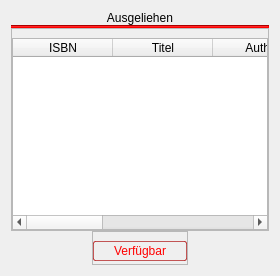
            <widget class="QWidget" name="avaibleView">
             <layout class="QVBoxLayout" name="verticalLayout_9">
              <property name="spacing">
               <number>0</number>
              </property>
              <item alignment="Qt::AlignTop">
               <widget class="QWidget" name="availbleHeadFrame" native="true">
                <layout class="QVBoxLayout" name="verticalLayout_16">
                 <property name="spacing">
                  <number>0</number>
                 </property>
                 <property name="leftMargin">
                  <number>0</number>
                 </property>
                 <property name="topMargin">
                  <number>0</number>
                 </property>
                 <property name="rightMargin">
                  <number>0</number>
                 </property>
                 <property name="bottomMargin">
                  <number>0</number>
                 </property>
                 <item>
                  <widget class="QLabel" name="label">
                   <property name="styleSheet">
                    <string notr="true">QLabel{
	
	font: 26pt &quot;Ethnocentric&quot;;
}</string>
                   </property>
                   <property name="text">
                    <string>Ausgeliehen</string>
                   </property>
                   <property name="alignment">
                    <set>Qt::AlignCenter</set>
                   </property>
                  </widget>
                 </item>
                </layout>
               </widget>
              </item>
              <item>
               <widget class="Line" name="line_4">
                <property name="styleSheet">
                 <string notr="true">background-color: rgb(255, 0, 0);</string>
                </property>
                <property name="orientation">
                 <enum>Qt::Horizontal</enum>
                </property>
               </widget>
              </item>
              <item>
               <widget class="QFrame" name="frame_15">
                <property name="sizePolicy">
                 <sizepolicy hsizetype="Preferred" vsizetype="Expanding">
                  <horstretch>0</horstretch>
                  <verstretch>0</verstretch>
                 </sizepolicy>
                </property>
                <property name="frameShape">
                 <enum>QFrame::StyledPanel</enum>
                </property>
                <property name="frameShadow">
                 <enum>QFrame::Raised</enum>
                </property>
                <layout class="QVBoxLayout" name="verticalLayout_33">
                 <property name="spacing">
                  <number>0</number>
                 </property>
                 <property name="leftMargin">
                  <number>0</number>
                 </property>
                 <property name="topMargin">
                  <number>9</number>
                 </property>
                 <property name="rightMargin">
                  <number>0</number>
                 </property>
                 <property name="bottomMargin">
                  <number>0</number>
                 </property>
                 <item>
                  <widget class="QTableWidget" name="tableAvaible">
                   <property name="inputMethodHints">
                    <set>Qt::ImhNoEditMenu</set>
                   </property>
                   <property name="editTriggers">
                    <set>QAbstractItemView::AnyKeyPressed|QAbstractItemView::EditKeyPressed</set>
                   </property>
                   <property name="dragDropOverwriteMode">
                    <bool>false</bool>
                   </property>
                   <property name="alternatingRowColors">
                    <bool>true</bool>
                   </property>
                   <property name="selectionMode">
                    <enum>QAbstractItemView::SingleSelection</enum>
                   </property>
                   <property name="selectionBehavior">
                    <enum>QAbstractItemView::SelectRows</enum>
                   </property>
                   <property name="textElideMode">
                    <enum>Qt::ElideLeft</enum>
                   </property>
                   <property name="sortingEnabled">
                    <bool>true</bool>
                   </property>
                   <property name="columnCount">
                    <number>6</number>
                   </property>
                   <column>
                    <property name="text">
                     <string>ISBN</string>
                    </property>
                    <property name="foreground">
                     <brush brushstyle="NoBrush">
                      <color alpha="255">
                       <red>255</red>
                       <green>0</green>
                       <blue>0</blue>
                      </color>
                     </brush>
                    </property>
                   </column>
                   <column>
                    <property name="text">
                     <string>Titel</string>
                    </property>
                    <property name="foreground">
                     <brush brushstyle="NoBrush">
                      <color alpha="255">
                       <red>255</red>
                       <green>0</green>
                       <blue>0</blue>
                      </color>
                     </brush>
                    </property>
                   </column>
                   <column>
                    <property name="text">
                     <string>Author</string>
                    </property>
                    <property name="foreground">
                     <brush brushstyle="NoBrush">
                      <color alpha="255">
                       <red>255</red>
                       <green>0</green>
                       <blue>0</blue>
                      </color>
                     </brush>
                    </property>
                   </column>
                   <column>
                    <property name="text">
                     <string>Genre</string>
                    </property>
                    <property name="foreground">
                     <brush brushstyle="NoBrush">
                      <color alpha="255">
                       <red>255</red>
                       <green>0</green>
                       <blue>0</blue>
                      </color>
                     </brush>
                    </property>
                   </column>
                   <column>
                    <property name="text">
                     <string>Rückgabe</string>
                    </property>
                    <property name="foreground">
                     <brush brushstyle="NoBrush">
                      <color alpha="255">
                       <red>255</red>
                       <green>0</green>
                       <blue>0</blue>
                      </color>
                     </brush>
                    </property>
                   </column>
                   <column>
                    <property name="text">
                     <string>Verfügbar</string>
                    </property>
                    <property name="foreground">
                     <brush brushstyle="NoBrush">
                      <color alpha="255">
                       <red>255</red>
                       <green>0</green>
                       <blue>0</blue>
                      </color>
                     </brush>
                    </property>
                   </column>
                  </widget>
                 </item>
                </layout>
               </widget>
              </item>
              <item alignment="Qt::AlignHCenter|Qt::AlignVCenter">
               <widget class="QFrame" name="frame_6">
                <property name="styleSheet">
                 <string notr="true">QPushButton{
	border: 1px solid rgba(170, 0, 0,165);
	padding: 2px 20px;
	border-radius: 2%;
	color: rgb(255, 0, 0)
}

QPushButton::Hover{
	border: 1.4px solid rgb(255, 0, 0);
	background-color: qlineargradient(spread:pad, x1:0, y1:0, x2:1, y2:1, stop:0 rgba(255, 0, 0, 70), stop:1 rgba(65, 0, 0, 70));
	
}

QPushButton::Pressed{
	border: 1.4px solid;
	background-color: qlineargradient(spread:pad, x1:0, y1:0, x2:1, y2:1, stop:0  rgba(65, 0, 0, 255), stop:1 rgba(255, 0, 0, 255));
	border-color: rgb(255, 0, 0);
	color: #FFF;
}</string>
                </property>
                <property name="frameShape">
                 <enum>QFrame::StyledPanel</enum>
                </property>
                <property name="frameShadow">
                 <enum>QFrame::Raised</enum>
                </property>
                <layout class="QHBoxLayout" name="horizontalLayout_10">
                 <property name="spacing">
                  <number>0</number>
                 </property>
                 <property name="leftMargin">
                  <number>0</number>
                 </property>
                 <property name="topMargin">
                  <number>9</number>
                 </property>
                 <property name="rightMargin">
                  <number>0</number>
                 </property>
                 <property name="bottomMargin">
                  <number>3</number>
                 </property>
                 <item>
                  <widget class="QPushButton" name="resumeBookBtn">
                   <property name="text">
                    <string>Verfügbar</string>
                   </property>
                  </widget>
                 </item>
                </layout>
               </widget>
              </item>
             </layout>
            </widget>
